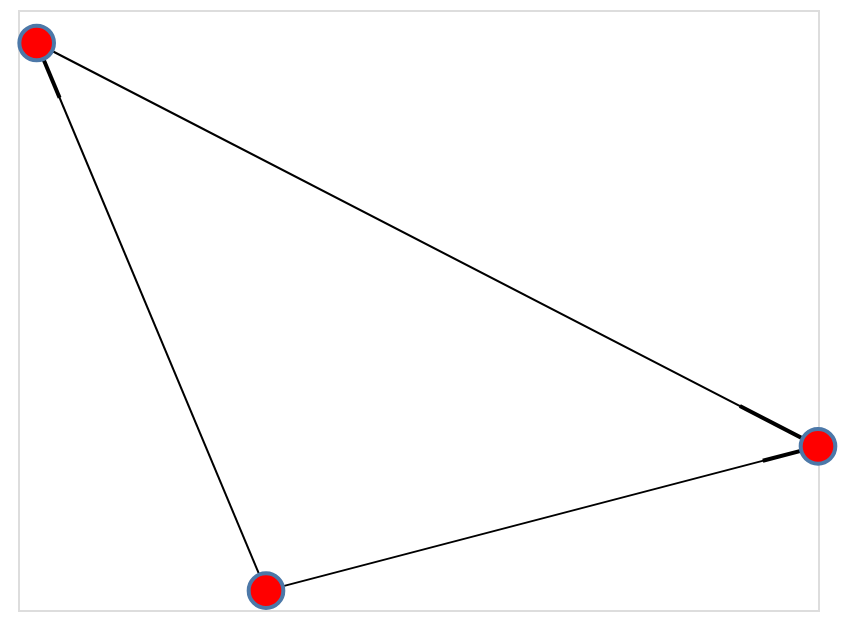

Write notebook code for a chart like this one.
### Code cell
pos = nx.spring_layout(dg)
for n in dg.nodes:
    dg.nodes[n]['name'] = n # type(n) -> str
nxa.draw_networkx( 
    G=dg,
    pos=pos,
    node_tooltip=['name'] # 无效
) # .interactive() tip会失效

### Figure 1 — Vega-Lite specification as saved in the notebook (floating-point values rounded to 4 significant figures)
{"config": {"view": {"continuousWidth": 400, "continuousHeight": 300}, "axis": {"domain": false, "grid": false, "labels": false, "ticks": false}}, "layer": [{"data": {"name": "data-d9de2a0e4e26a1446b5581ecb18dc7fb"}, "mark": {"type": "line", "color": "black", "opacity": 1, "strokeWidth": 1}, "encoding": {"detail": {"type": "quantitative", "field": "edge"}, "x": {"type": "quantitative", "axis": {"title": ""}, "field": "x"}, "y": {"type": "quantitative", "axis": {"title": ""}, "field": "y"}}}, {"data": {"name": "data-8671481a82f82440258b74902d097613"}, "mark": {"type": "line", "color": "black", "opacity": 1, "strokeWidth": 2}, "encoding": {"detail": {"type": "quantitative", "field": "edge"}, "x": {"type": "quantitative", "field": "x"}, "y": {"type": "quantitative", "field": "y"}}}, {"data": {"name": "data-b81b03c8b20a1d758baa348a32e59d6d"}, "mark": {"type": "point", "fill": "red", "opacity": 1, "size": 300}, "encoding": {"tooltip": [{"type": "nominal", "field": "name"}], "x": {"type": "quantitative", "field": "x"}, "y": {"type": "quantitative", "field": "y"}}}], "$schema": "https://vega.github.io/schema/vega-lite/v4.0.2.json", "datasets": {"data-d9de2a0e4e26a1446b5581ecb18dc7fb": [{"x": -0.242, "source": "readme.md", "pair": ["readme.md", "20200223_2136-Zettelkasten笔记原则.md"], "edge": 0, "y": -0.4613, "target": "20200223_2136-Zettelkasten笔记原则.md"}, {"x": 1.0, "source": "readme.md", "pair": ["readme.md", "20200223_2136-Zettelkasten笔记原则.md"], "edge": 0, "y": -0.1727, "target": "20200223_2136-Zettelkasten笔记原则.md"}, {"x": -0.242, "source": "readme.md", "pair": ["readme.md", "20200223_2134-Zettelkasten是绝佳的笔记系统.md"], "edge": 1, "y": -0.4613, "target": "20200223_2134-Zettelkasten是绝佳的笔记系统.md"}, {"x": -0.758, "source": "readme.md", "pair": ["readme.md", "20200223_2134-Zettelkasten是绝佳的笔记系统.md"], "edge": 1, "y": 0.634, "target": "20200223_2134-Zettelkasten是绝佳的笔记系统.md"}, {"x": -0.758, "source": "20200223_2134-Zettelkasten是绝佳的笔记系统.md", "pair": ["20200223_2134-Zettelkasten是绝佳的笔记系统.md", "20200223_2136-Zettelkasten笔记原则.md"], "edge": 2, "y": 0.634, "target": "20200223_2136-Zettelkasten笔记原则.md"}, {"x": 1.0, "source": "20200223_2134-Zettelkasten是绝佳的笔记系统.md", "pair": ["20200223_2134-Zettelkasten是绝佳的笔记系统.md", "20200223_2136-Zettelkasten笔记原则.md"], "edge": 2, "y": -0.1727, "target": "20200223_2136-Zettelkasten笔记原则.md"}], "data-8671481a82f82440258b74902d097613": [{"x": 1.0, "source": "readme.md", "pair": ["readme.md", "20200223_2136-Zettelkasten笔记原则.md"], "edge": 0, "y": -0.1727, "target": "20200223_2136-Zettelkasten笔记原则.md"}, {"x": 0.8758, "source": "readme.md", "pair": ["readme.md", "20200223_2136-Zettelkasten笔记原则.md"], "edge": 0, "y": -0.2016, "target": "20200223_2136-Zettelkasten笔记原则.md"}, {"x": -0.758, "source": "readme.md", "pair": ["readme.md", "20200223_2134-Zettelkasten是绝佳的笔记系统.md"], "edge": 1, "y": 0.634, "target": "20200223_2134-Zettelkasten是绝佳的笔记系统.md"}, {"x": -0.7064, "source": "readme.md", "pair": ["readme.md", "20200223_2134-Zettelkasten是绝佳的笔记系统.md"], "edge": 1, "y": 0.5245, "target": "20200223_2134-Zettelkasten是绝佳的笔记系统.md"}, {"x": 1.0, "source": "20200223_2134-Zettelkasten是绝佳的笔记系统.md", "pair": ["20200223_2134-Zettelkasten是绝佳的笔记系统.md", "20200223_2136-Zettelkasten笔记原则.md"], "edge": 2, "y": -0.1727, "target": "20200223_2136-Zettelkasten笔记原则.md"}, {"x": 0.8242, "source": "20200223_2134-Zettelkasten是绝佳的笔记系统.md", "pair": ["20200223_2134-Zettelkasten是绝佳的笔记系统.md", "20200223_2136-Zettelkasten笔记原则.md"], "edge": 2, "y": -0.09205, "target": "20200223_2136-Zettelkasten笔记原则.md"}], "data-b81b03c8b20a1d758baa348a32e59d6d": [{"x": -0.242, "name": "readme.md", "y": -0.4613}, {"x": 1.0, "name": "20200223_2136-Zettelkasten笔记原则.md", "y": -0.1727}, {"x": -0.758, "name": "20200223_2134-Zettelkasten是绝佳的笔记系统.md", "y": 0.634}]}}
